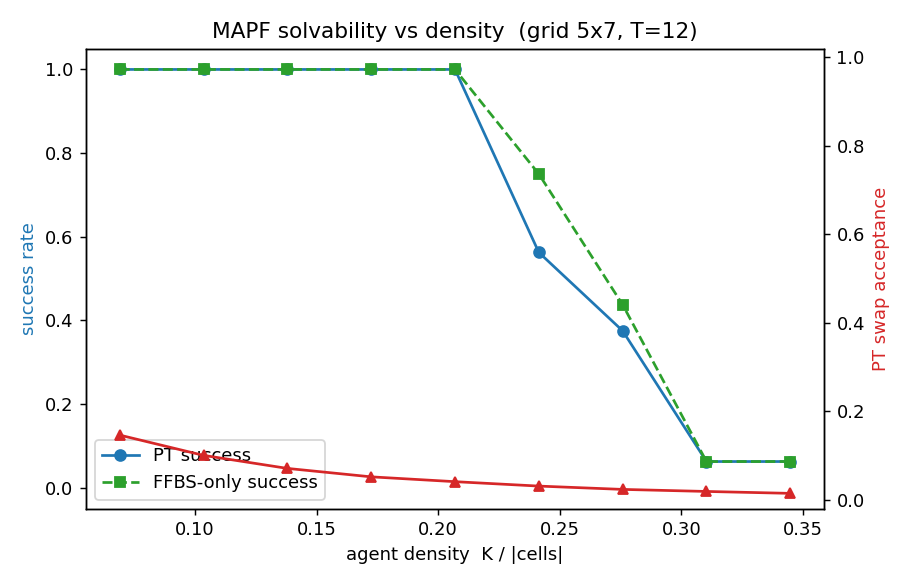

This chart was generated by the following Python code:
"""Convergence / solvability study: success rate and PT swap-acceptance vs agent density.

For a fixed grid we draw random MAPF instances with an increasing number of agents K
(agent density rho = K/|cells|) and, for each, run parallel tempering over FFBS replicas
on the FULL motion+vertex+swap energy. We record:

  - PT success rate     : fraction of instances for which some PT ladder found a fully
                          collision-free plan (best unscaled energy U == 0).
  - FFBS-only baseline  : same budget but a single cold replica (no temperature swaps),
                          to isolate what parallel tempering buys.
  - mean swap-acceptance : averaged over adjacent temperature pairs -- the statistical-
                          physics diagnostic that probes the energy barrier and is
                          expected to vary across the solvability transition.

Output: a printed table and study_mapf.png. This is the characterization the project's
research story hinges on (convergence vs graph density / conflict rate).
"""

from __future__ import annotations

import numpy as np
import jax

import matplotlib
matplotlib.use("Agg")
import matplotlib.pyplot as plt

import mapf_model as mapf
import trajectory_sampler as ts
import pt_mapf as pt


def random_instance(coords, start_pool, goal_pool, K, rng):
    """Sample K starts from start_pool and K goals from goal_pool (distinct cells)."""
    s = rng.choice(start_pool, size=K, replace=False)
    g = rng.choice(goal_pool, size=K, replace=False)
    starts = [tuple(int(x) for x in coords[c]) for c in s]
    goals = [tuple(int(x) for x in coords[c]) for c in g]
    return starts, goals


def run_study(rows, T, K_values, n_instances, betas, n_systems, n_rounds,
              sweeps_per_round, lam_swap, seed=0):
    coords, q, *_ = mapf.grid_graph(mapf.parse_map(rows))
    # Bottleneck hardness: starts in the top half, goals in the bottom half, so every
    # agent must funnel through the 1-wide gap -> congestion grows with K.
    mid = len(rows) / 2.0
    start_pool = np.array([c for c in range(q) if coords[c][0] < mid])
    goal_pool = np.array([c for c in range(q) if coords[c][0] > mid])
    rng = np.random.default_rng(seed)
    key = jax.random.key(seed)

    rec = {k: dict(pt_solved=[], ffbs_solved=[], swap=[]) for k in K_values}
    for K in K_values:
        for _ in range(n_instances):
            starts, goals = random_instance(coords, start_pool, goal_pool, K, rng)
            model = pt.light_model(rows, starts, goals, T, lam_swap=lam_swap)
            runner = ts.make_ffbs_runner(model, sweeps_per_round)

            key, kpt, kff = jax.random.split(key, 3)
            res_pt = pt.pt_solve(model, betas, n_systems, n_rounds, sweeps_per_round,
                                 kpt, runner=runner)
            res_ff = pt.pt_solve(model, betas[-1:], n_systems, n_rounds, sweeps_per_round,
                                 kff, runner=runner)  # single cold replica, no swaps

            rec[K]["pt_solved"].append(res_pt["solved_frac"] > 0)
            rec[K]["ffbs_solved"].append(res_ff["solved_frac"] > 0)
            rec[K]["swap"].append(res_pt["mean_swap_accept"])

    dens = np.array([K / q for K in K_values])
    pt_succ = np.array([np.mean(rec[K]["pt_solved"]) for K in K_values])
    ff_succ = np.array([np.mean(rec[K]["ffbs_solved"]) for K in K_values])
    swap = np.array([np.mean(rec[K]["swap"]) for K in K_values])

    print(f"\ngrid {rows!r}  q={q}  T={T}  betas={list(betas)}  "
          f"n_systems={n_systems} n_rounds={n_rounds} sweeps={sweeps_per_round}\n")
    print(f"  {'K':>3} {'density':>8} {'PT_success':>11} {'FFBS_success':>13} {'swap_accept':>12}")
    for i, K in enumerate(K_values):
        print(f"  {K:>3} {dens[i]:>8.3f} {pt_succ[i]:>11.2f} {ff_succ[i]:>13.2f} {swap[i]:>12.3f}")

    fig, ax1 = plt.subplots(figsize=(7, 4.5))
    ax1.plot(dens, pt_succ, "o-", color="C0", label="PT success")
    ax1.plot(dens, ff_succ, "s--", color="C2", label="FFBS-only success")
    ax1.set_xlabel("agent density  K / |cells|")
    ax1.set_ylabel("success rate", color="C0")
    ax1.set_ylim(-0.05, 1.05)
    ax1.legend(loc="lower left")
    ax2 = ax1.twinx()
    ax2.plot(dens, swap, "^-", color="C3", label="mean swap acceptance")
    ax2.set_ylabel("PT swap acceptance", color="C3")
    ax2.set_ylim(-0.02, 1.02)
    plt.title(f"MAPF solvability vs density  (grid {len(rows)}x{len(rows[0])}, T={T})")
    fig.tight_layout()
    fig.savefig("study_mapf.png", dpi=130)
    print("\nsaved study_mapf.png")
    return dict(density=dens, pt_success=pt_succ, ffbs_success=ff_succ, swap=swap)


if __name__ == "__main__":
    print(f"JAX devices: {jax.devices()}")
    # Two 5x7 rooms split by a wall with a single 1-wide gap (column 3); every agent
    # must cross the gap, so throughput is capped and a solvability transition appears
    # as the agent count grows past the gap's makespan-limited capacity.
    rows = [
        ".......",
        ".......",
        "###.###",
        ".......",
        ".......",
    ]
    run_study(
        rows=rows, T=12,
        K_values=[2, 3, 4, 5, 6, 7, 8, 9, 10],
        n_instances=16,
        betas=[0.5, 1.0, 2.0, 4.0, 8.0],
        n_systems=64, n_rounds=24, sweeps_per_round=2,
        lam_swap=1.0, seed=0,
    )
